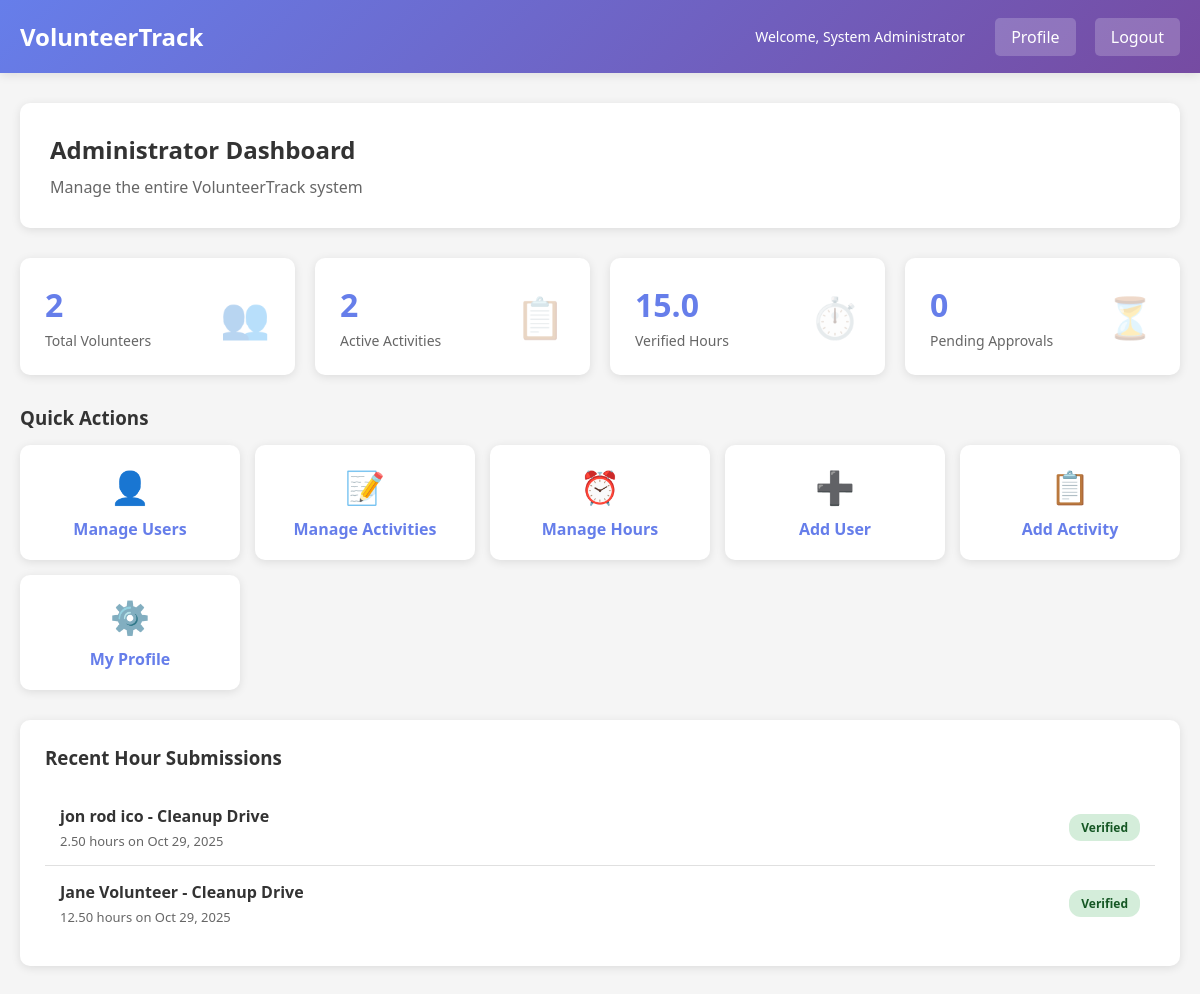
Page /users/admin/a_dashboard.php (signed in) on the committed database.
### tables this page shows
CREATE TABLE `hours` (
  `hour_id` int(11) NOT NULL,
  `volunteer_id` int(11) NOT NULL,
  `activity_id` int(11) NOT NULL,
  `hours_worked` decimal(5,2) NOT NULL,
  `work_date` date NOT NULL,
  `description` text DEFAULT NULL,
  `status` enum('pending','verified','rejected') DEFAULT 'pending',
  `verified_by` int(11) DEFAULT NULL,
  `verified_at` timestamp NULL DEFAULT NULL,
  `created_at` timestamp NOT NULL DEFAULT current_timestamp(),
  `updated_at` timestamp NOT NULL DEFAULT current_timestamp() ON UPDATE current_timestamp()
);

CREATE TABLE `users` (
  `user_id` int(11) NOT NULL,
  `username` varchar(50) NOT NULL,
  `email` varchar(100) NOT NULL,
  `password` varchar(255) NOT NULL,
  `full_name` varchar(100) NOT NULL,
  `role` enum('volunteer','coordinator','admin') NOT NULL DEFAULT 'volunteer',
  `phone` varchar(20) DEFAULT NULL,
  `address` text DEFAULT NULL,
  `status` enum('active','inactive') DEFAULT 'active',
  `created_at` timestamp NOT NULL DEFAULT current_timestamp(),
  `updated_at` timestamp NOT NULL DEFAULT current_timestamp() ON UPDATE current_timestamp()
);

CREATE TABLE `activities` (
  `activity_id` int(11) NOT NULL,
  `activity_name` varchar(100) NOT NULL,
  `description` text DEFAULT NULL,
  `location` varchar(200) DEFAULT NULL,
  `created_by` int(11) NOT NULL,
  `status` enum('active','inactive') DEFAULT 'active',
  `created_at` timestamp NOT NULL DEFAULT current_timestamp(),
  `updated_at` timestamp NOT NULL DEFAULT current_timestamp() ON UPDATE current_timestamp()
);

### includes/auth.php (called while the page is built, shortened)
<?php
function getUserFullName() {
    return isset($_SESSION['full_name']) ? $_SESSION['full_name'] : null;
}
?>

### users/admin/a_dashboard.php (the view, shortened to what this page needs)
<?php
require_once '../../includes/auth.php';
$database = new Database();
$db = $database->getConnection();
$query = "SELECT COUNT(*) as total FROM users WHERE role = 'volunteer'";
$stmt = $db->prepare($query);
$stmt->execute();
$total_volunteers = $stmt->fetch(PDO::FETCH_ASSOC)['total'];
$query = "SELECT COUNT(*) as total FROM activities WHERE status = 'active'";
$stmt = $db->prepare($query);
$stmt->execute();
$total_activities = $stmt->fetch(PDO::FETCH_ASSOC)['total'];
$query = "SELECT SUM(hours_worked) as total FROM hours WHERE status = 'verified'";
$stmt = $db->prepare($query);
$stmt->execute();
$total_verified_hours = $stmt->fetch(PDO::FETCH_ASSOC)['total'] ?? 0;
$query = "SELECT COUNT(*) as total FROM hours WHERE status = 'pending'";
$stmt = $db->prepare($query);
$stmt->execute();
$pending_hours = $stmt->fetch(PDO::FETCH_ASSOC)['total'];
$query = "SELECT h.*, u.full_name, a.activity_name
          FROM hours h
          JOIN users u ON h.volunteer_id = u.user_id
          JOIN activities a ON h.activity_id = a.activity_id
          ORDER BY h.created_at DESC
          LIMIT 5";
$stmt = $db->prepare($query);
$stmt->execute();
$recent_hours = $stmt->fetchAll(PDO::FETCH_ASSOC);
?>
<!DOCTYPE html>
<html lang="en">
<head>
</head>
<body>
    <div class="header">
        <div class="header-content">
            <h1><?php echo SITE_NAME; ?></h1>
            <div class="user-info">
                <span>Welcome, <?php echo getUserFullName(); ?></span>
                <div class="header-links">
                    <a href="profile.php">Profile</a>
                    <a href="../../logout.php">Logout</a>
                </div>
            </div>
        </div>
    </div>
    <div class="container">
        <div class="welcome">
            <h2>Administrator Dashboard</h2>
            <p>Manage the entire VolunteerTrack system</p>
        </div>
        <div class="stats-grid">
            <div class="stat-card">
                <div class="stat-info">
                    <h3><?php echo $total_volunteers; ?></h3>
                    <p>Total Volunteers</p>
                </div>
                <div class="stat-icon">👥</div>
            </div>
            <div class="stat-card">
                <div class="stat-info">
                    <h3><?php echo $total_activities; ?></h3>
                    <p>Active Activities</p>
                </div>
                <div class="stat-icon">📋</div>
            </div>
            <div class="stat-card">
                <div class="stat-info">
                    <h3><?php echo number_format($total_verified_hours, 1); ?></h3>
                    <p>Verified Hours</p>
                </div>
                <div class="stat-icon">⏱️</div>
            </div>
            <div class="stat-card">
                <div class="stat-info">
                    <h3><?php echo $pending_hours; ?></h3>
                    <p>Pending Approvals</p>
                </div>
                <div class="stat-icon">⏳</div>
            </div>
        </div>
        <h3 style="color: #333; margin-bottom: 15px;">Quick Actions</h3>
        <div class="quick-actions">
            <a href="modules/users/manage_users.php" class="action-btn">
                <div style="font-size: 32px;">👤</div>
                <h4>Manage Users</h4>
            </a>
            <a href="modules/activities/manage_activities.php" class="action-btn">
                <div style="font-size: 32px;">📝</div>
                <h4>Manage Activities</h4>
            </a>
            <a href="modules/hours/manage_hours.php" class="action-btn">
                <div style="font-size: 32px;">⏰</div>
                <h4>Manage Hours</h4>
            </a>
            <a href="modules/users/add_user.php" class="action-btn">
                <div style="font-size: 32px;">➕</div>
                <h4>Add User</h4>
            </a>
            <a href="modules/activities/add_activity.php" class="action-btn">
                <div style="font-size: 32px;">📋</div>
                <h4>Add Activity</h4>
            </a>
            <a href="profile.php" class="action-btn">
                <div style="font-size: 32px;">⚙️</div>
                <h4>My Profile</h4>
            </a>
        </div>
        <div class="recent-section">
            <h3>Recent Hour Submissions</h3>
            <?php if (count($recent_hours) > 0): ?>
                <?php foreach ($recent_hours as $hour): ?>
                    <div class="recent-item">
                        <div class="recent-info">
                            <h4><?php echo htmlspecialchars($hour['full_name']); ?> - <?php echo htmlspecialchars($hour['activity_name']); ?></h4>
                            <p><?php echo $hour['hours_worked']; ?> hours on <?php echo date('M d, Y', strtotime($hour['work_date'])); ?></p>
                        </div>
                        <span class="badge badge-<?php echo $hour['status']; ?>">
                            <?php echo ucfirst($hour['status']); ?>
                        </span>
                    </div>
                <?php endforeach; ?>
            <?php else: ?>
                <p style="color: #666; text-align: center; padding: 20px;">No recent submissions</p>
            <?php endif; ?>
        </div>
    </div>
</body>
</html>

### users/admin/a_dashboard.php (style rules this page uses)
* { margin: 0; padding: 0; box-sizing: border-box; }
body { font-family: 'Segoe UI', Tahoma, Geneva, Verdana, sans-serif; background: #f5f5f5; }
.header { background: linear-gradient(135deg, #667eea 0%, #764ba2 100%); color: white; padding: 20px; box-shadow: 0 2px 10px rgba(0,0,0,0.1); }
.header-content { max-width: 1200px; margin: 0 auto; display: flex; justify-content: space-between; align-items: center; }
.header h1 { font-size: 24px; }
.user-info { display: flex; align-items: center; gap: 15px; }
.user-info span { font-size: 14px; }
.header-links a { color: white; text-decoration: none; margin-left: 15px; padding: 8px 16px; border-radius: 5px; background: rgba(255,255,255,0.2); transition: background 0.3s; }
.container { max-width: 1200px; margin: 30px auto; padding: 0 20px; }
.welcome { background: white; padding: 30px; border-radius: 10px; margin-bottom: 30px; box-shadow: 0 2px 10px rgba(0,0,0,0.1); }
.welcome h2 { color: #333; margin-bottom: 10px; }
.welcome p { color: #666; }
.stats-grid { display: grid; grid-template-columns: repeat(auto-fit, minmax(250px, 1fr)); gap: 20px; margin-bottom: 30px; }
.stat-card { background: white; padding: 25px; border-radius: 10px; box-shadow: 0 2px 10px rgba(0,0,0,0.1); display: flex; align-items: center; justify-content: space-between; }
.stat-info h3 { font-size: 32px; color: #667eea; margin-bottom: 5px; }
.stat-info p { color: #666; font-size: 14px; }
.stat-icon { font-size: 40px; opacity: 0.3; }
.quick-actions { display: grid; grid-template-columns: repeat(auto-fit, minmax(200px, 1fr)); gap: 15px; margin-bottom: 30px; }
.action-btn { background: white; padding: 20px; border-radius: 10px; box-shadow: 0 2px 10px rgba(0,0,0,0.1); text-align: center; text-decoration: none; color: #333; transition: transform 0.3s, box-shadow 0.3s; }
.action-btn h4 { margin-top: 10px; color: #667eea; }
.recent-section { background: white; padding: 25px; border-radius: 10px; box-shadow: 0 2px 10px rgba(0,0,0,0.1); }
.recent-section h3 { color: #333; margin-bottom: 20px; }
.recent-item { padding: 15px; border-bottom: 1px solid #e0e0e0; display: flex; justify-content: space-between; align-items: center; }
.recent-item:last-child { border-bottom: none; }
.recent-info { flex: 1; }
.recent-info h4 { color: #333; margin-bottom: 5px; }
.recent-info p { color: #666; font-size: 13px; }
.badge { padding: 5px 12px; border-radius: 12px; font-size: 12px; font-weight: 600; }
.badge-verified { background: #d4edda; color: #155724; }

### rows in the picture
hours: volunteer.full_name "jon rod ico", activity.activity_name "Cleanup Drive", hours_worked "2.50", work_date "Oct 29, 2025", status "Verified"
hours: volunteer.full_name "Jane Volunteer", activity.activity_name "Cleanup Drive", hours_worked "12.50", work_date "Oct 29, 2025", status "Verified"

### other values in the picture
SITE_NAME "VolunteerTrack"
getUserFullName() "System Administrator"
$total_volunteers "2"
$total_activities "2"
$total_verified_hours "15.0"
$pending_hours "0"
